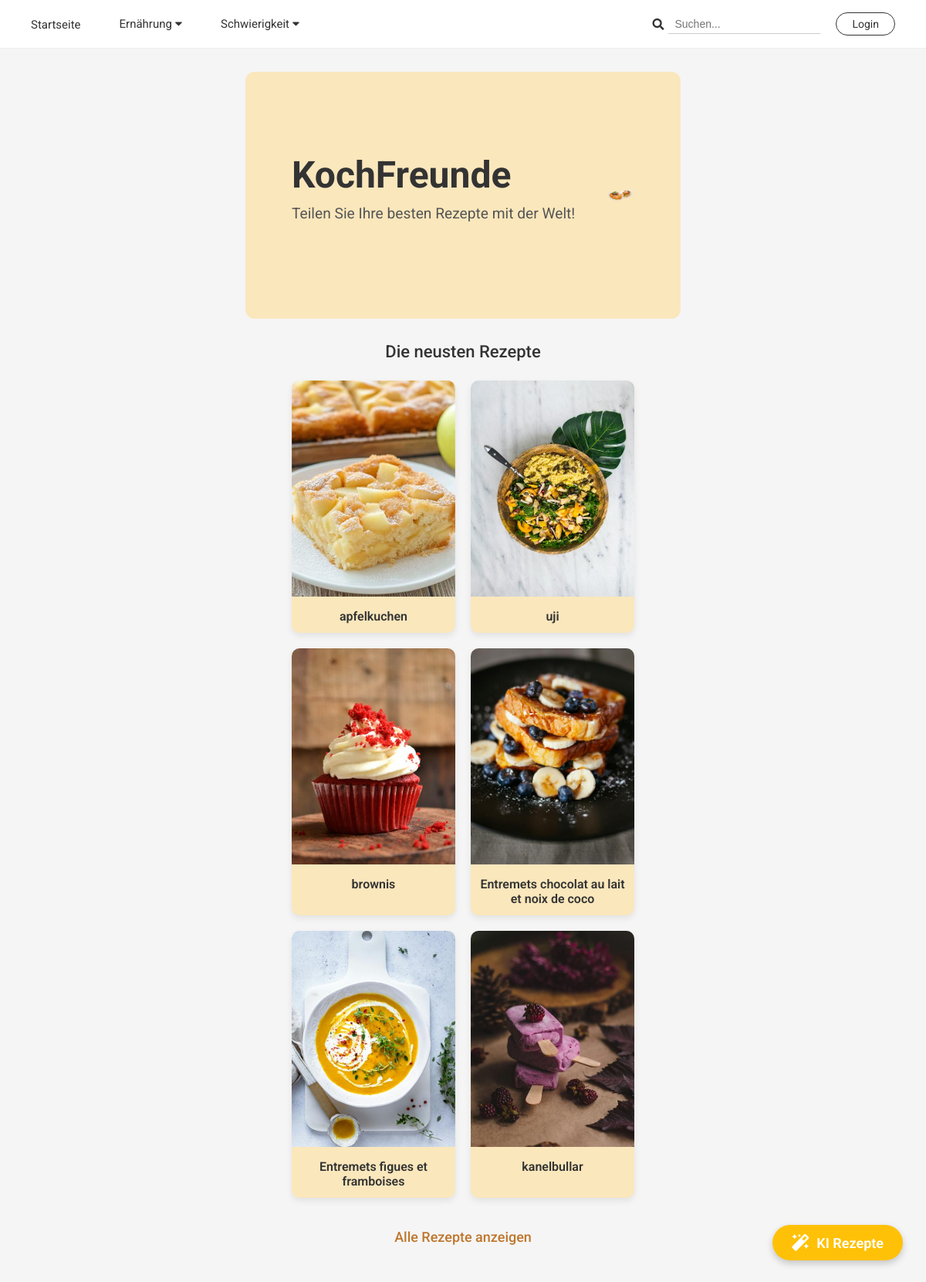
The page / on the database its author committed.
### models.py (models this page shows, shortened)
class Recipe(db.Model):
    id = db.Column(db.Integer, primary_key=True)
    title = db.Column(db.String(100), nullable=False)
    ingredients = db.Column(db.Text, nullable=False)
    instructions = db.Column(db.Text, nullable=False)
    date_posted = db.Column(db.DateTime, nullable=False, default=datetime.utcnow)
    user_id = db.Column(db.Integer, db.ForeignKey('user.id'), nullable=False)
    category = db.Column(db.String(50), nullable=True) # Ex: "sweet", "savory", "vegetarian"
    difficulty = db.Column(db.String(50), nullable=True) # Ex: "easy", "medium", "difficult"
    image_file = db.Column(db.String(20), nullable=False, default='default_recipe.jpg')
    ratings = db.relationship('Rating', backref='recipe', lazy=True)
    comments = db.relationship('Comment', backref='recipe', lazy=True)

### app.py (the view)
@app.route("/")
def home():
    recent_recipes = Recipe.query.order_by(Recipe.date_posted.desc()).limit(6).all()
    return render_template('home.html', recent_recipes=recent_recipes)

### templates/home.html (shortened to what this page needs)
<!DOCTYPE html>
<html lang="de">
<head>
    <link rel="stylesheet" href="https://cdnjs.cloudflare.com/ajax/libs/font-awesome/5.15.4/css/all.min.css">
    <link rel="stylesheet" href="{{ url_for('static', filename='styles/home_style.css') }}">
</head>
<body>
    <header>
        <nav class="navbar">
            <ul class="nav-links nav-left">
                <li><a href="{{ url_for('home') }}">Startseite</a></li>
                <li class="dropdown-menu-item">
                    <a href="#" class="dropdown-toggle">Ernährung <i class="fas fa-caret-down"></i></a>
                </li>
                <li class="dropdown-menu-item">
                    <a href="#" class="dropdown-toggle">Schwierigkeit <i class="fas fa-caret-down"></i></a>
                </li>
            </ul>
            <div class="nav-right">
                <div class="search-container">
                    <i class="fas fa-search"></i>
                    <form action="{{ url_for('list_recipes') }}" method="GET" class="search-form">
                        <input type="text" name="query" placeholder="Suchen...">
                    </form>
                </div>
                {% if current_user.is_authenticated %}
                    <a href="{{ url_for('dashboard') }}" class="login-btn">Profil</a>
                {% else %}
                    <a href="{{ url_for('login') }}" class="login-btn">Login</a>
                {% endif %}
            </div>
        </nav>
    </header>
    <main>
        <section class="hero-section">
            <div class="hero-content">
                <h1>KochFreunde</h1>
                <p>Teilen Sie Ihre besten Rezepte mit der Welt!</p>
                </div>
            <div class="hero-image-container">
            <img src="{{ url_for('static', filename='recipe_pics/hero_food44.png') }}" alt="Des plats délicieux" class="hero-food-image">
        </section>
        <div class="main-container">
        <section class="featured-recipes">
            <h2>Die neusten Rezepte</h2>
            <div class="recipe-cards">
                {% for recipe in recent_recipes %}
                <div class="card">
                    <a href="{{ url_for('recipe_detail', recipe_id=recipe.id) }}" class="recipe-image-link">
                        {% set recipe_image = url_for('static', filename='recipe_pics/' + recipe.image_file) %}
                        <img src="{{ recipe_image }}" alt="Photo de {{ recipe.title }}">
                    </a>
                    <a href="{{ url_for('recipe_detail', recipe_id=recipe.id) }}" class="recipe-title">
                        {{ recipe.title }}
                    </a>
                </div>
                {% else %}
                <p>Es gibt derzeit keine Rezepte, die angezeigt werden können.</p>
                {% endfor %}
            </div>
            <div class="all-recipes-link">
                <a href="{{ url_for('list_recipes') }}" class="btn-secondary">Alle Rezepte anzeigen</a>
            </div>
        </section>
        </div>
    </main>
    <a href="{{ url_for('ai_recipe_search') }}"
       class="fab-ai-search"
       title="Was koche ich heute?">
       <i class="fas fa-magic"></i>
       <span class="button-text">KI Rezepte</span>
    </a>
</body>
</html>

### static/styles/home_style.css (style rules this page uses)
body { font-family: 'Roboto', Arial, sans-serif; margin: 0; background-color: #f5f5f5; color: #333; }
.navbar { display: flex; justify-content: space-between; align-items: center; padding: 12px 40px; background-color: #fff; border-bottom: 1px solid #eee; position: sticky; top: 0; z-index: 1000; }
.nav-left { display: flex; align-items: center; gap: 50px; margin: 0; padding: 0; list-style: none; }
.nav-left > li { padding: 0; }
.nav-left a { text-decoration: none; color: #333; font-size: 15px; font-weight: 400; transition: color 0.2s; }
.nav-right { display: flex; align-items: center; gap: 20px; }
.search-container { display: flex; align-items: center; gap: 6px; }
.search-container i { color: #333; font-size: 15px; cursor: pointer; }
.search-form input { border: none; border-bottom: 1px solid #ccc; padding: 4px 8px; font-size: 14px; font-weight: 300; outline: none; transition: border-color 0.2s; }
.login-btn { border: 1px solid #333; border-radius: 25px; padding: 6px 20px; font-size: 14px; font-weight: 400; color: #333; text-decoration: none; transition: 0.3s; }
.main-container { width: 90%; margin: 0 auto; padding: 0; }
@media (min-width: 1200px) { .main-container { max-width: calc(100% - 20cm); width: auto; } }
.hero-section { background-color: #fae7bc; display: flex; justify-content: space-between; align-items: center; width: 90%; margin: 30px auto; padding: 30px; border-radius: 12px; position: relative; overflow: hidden; min-height: 200px; gap: 20px; }
@media (min-width: 1200px) { .hero-section { max-width: calc(100% - 20cm); width: auto; padding: 60px; gap: 40px; } }
.hero-content { text-align: left; max-width: 400px; flex-shrink: 0; color: #333; }
.hero-content h1 { font-size: 3em; font-weight: bold; color: #333; margin: 0; }
.hero-content p { font-size: 1.2em; margin-top: 10px; color: #555; }
.hero-image-container { display: flex; align-items: center; justify-content: flex-end; flex-grow: 1; }
.hero-food-image { max-width: 100%; height: auto; display: block; max-height: 250px; object-fit: contain; }
.featured-recipes { text-align: center; padding: 0; margin-left: 0; margin-right: 0; }
.featured-recipes h2 { font-weight: 500; font-size: 22px; margin-bottom: 25px; padding: 0; }
.recipe-cards { display: flex; justify-content: center; flex-wrap: wrap; gap: 20px; margin: 0; padding: 0; max-width: 100%; }
@media (min-width: 1200px) { .recipe-cards { max-width: 900px; margin: 0 auto; } }
.card { background-color: #fae7bc; border-radius: 10px; box-shadow: 0 4px 8px rgba(0,0,0,0.08); width: calc(50% - 10px); overflow: hidden; text-align: center; transition: transform 0.2s; }
.card img { width: 100%; height: 280px; object-fit: cover; background-color: #fff; }
.recipe-title { padding: 12px 10px; text-decoration: none; color: #333; font-weight: 600; font-size: 16px; display: block; }
.dropdown-menu-item { position: relative; display: block; }
.dropdown-menu-item .dropdown-toggle { padding: 10px 0; display: inline-block; cursor: pointer; }
.all-recipes-link { text-align: center; margin-top: 40px; margin-bottom: 50px; font-size: 18px; font-weight: 500; }
.all-recipes-link a { color: #be772d; text-decoration: none; padding: 8px 15px; background-color: transparent; border: none; }
.fab-ai-search { position: fixed; bottom: 30px; right: 30px; width: 60px; height: 60px; border-radius: 50%; background-color: #28a745; color: white; box-shadow: 0 0 10px rgba(0, 0, 0, 0.3); display: flex; justify-content: center; align-items: center; text-decoration: none; font-size: 24px; transition: background-color 0.3s, transform 0.2s; z-index: 1000; }
.fab-ai-search i { font-size: 26px; }
.fab-ai-search { position: fixed; bottom: 30px; right: 30px; width: auto; height: auto; padding: 12px 25px; border-radius: 35px; background-color: #ffc107; color: white; box-shadow: 0 4px 10px rgba(0, 0, 0, 0.2); display: flex; justify-content: center; align-items: center; text-decoration: none; font-size: 18px; font-weight: 600; transition: background-color 0.3s ease, transform 0.2s ease; z-index: 1000; }
.fab-ai-search i { font-size: 22px; margin-right: 10px; }
.fab-ai-search .button-text { white-space: nowrap; }

### rows shown on the page
Recipe: shows a picture, title "apfelkuchen"
Recipe: shows a picture, title "uji"
Recipe: shows a picture, title "brownis"
Recipe: shows a picture, title "Entremets chocolat au lait et noix de coco"
Recipe: shows a picture, title "Entremets figues et framboises"
Recipe: shows a picture, title "kanelbullar"
